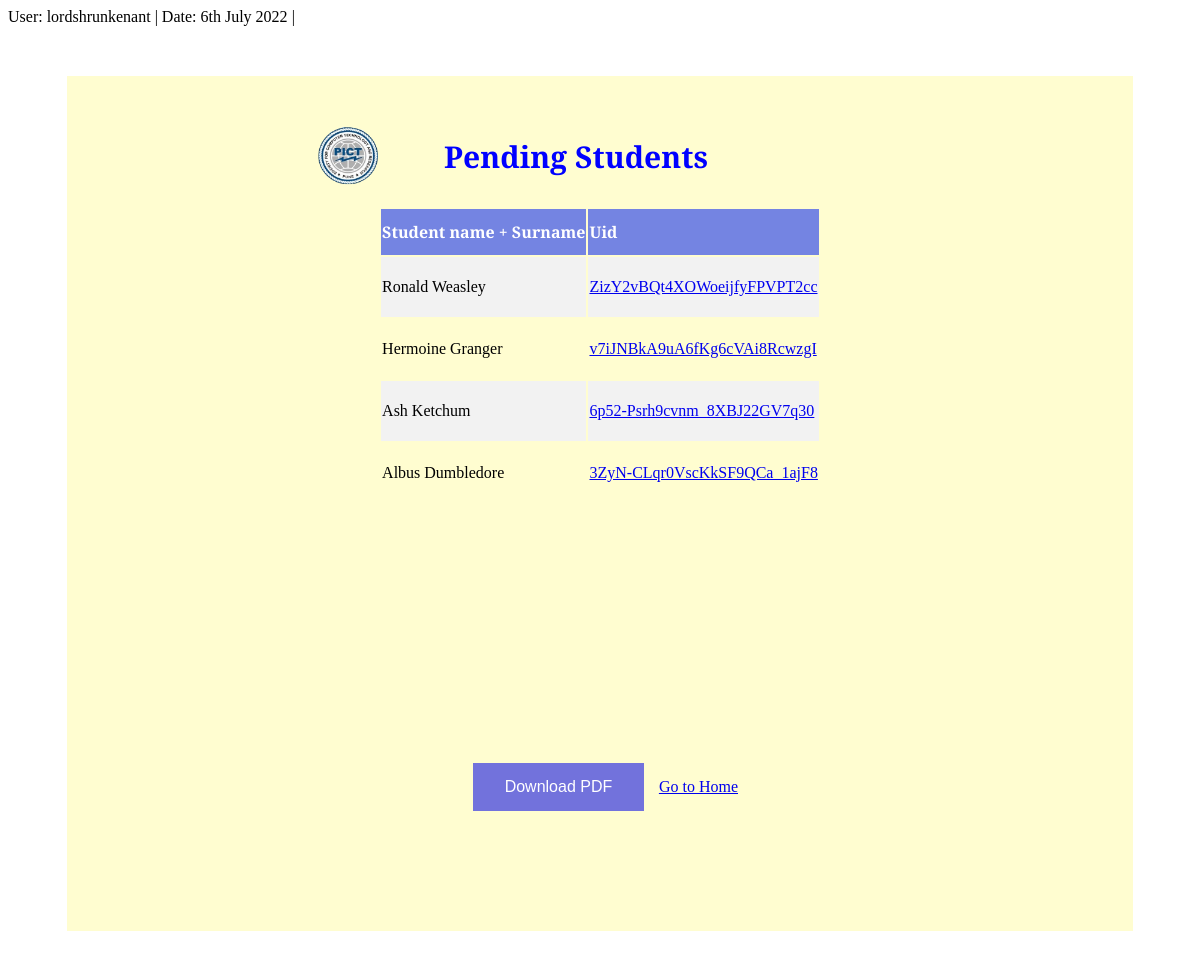
The page /basicform/showpending/ (signed in) on the database its author committed.
### basicform/models.py (models this page shows, shortened)
class Student(models.Model):
    def pkgen():
        key= b64encode(os.urandom(20))
        try:
            c=Student.objects.get(pk=key)
            return pkgen()
        except Student.DoesNotExist :
            return key
    id = models.CharField(primary_key=True,max_length=28,default=pkgen,unique=True)
    gender_list=[('M','male'),('F','female'),('O','other')]
    cap_choice_list=[(0,0),(1,1),(2,2),(3,3)]
    quota_list=[('institute','insti. lvl'),('pio','pio,J&K,J&kSSS'),('NEUT','NEUT'),('OCI','OCI'),('FN','FN'),('CIWC','CIWC'),('TFWS','TFWS'),('EWS','EWS'),('DEF','DEF')]
    state_list=[('MS','MS'),('OMS','OMS')]
    area_list=[('rural','rural'),('urban','urban')]
    board_list=[('MH','maharashtra'),('CBSE','CBSE'),('ICSE','ICSE'),('Other','Other')]
    branch_list=[('Computer','Computer'),('Data Science','Data Science'),('IT','IT'),('ENTC','ENTC')]
    yesno_list=[('Yes','Yes'),('No','No')]
    category_list=[('SC','SC'),('ST','ST'),('OBC','OBC'),('general','general'),('VJNT','VJNT')]
    first_name=models.CharField(max_length=200,default='o')
    middle_name=models.CharField(max_length=200,default='o')
    last_name=models.CharField(max_length=200,default='o')
    age=models.IntegerField(default=1)
    father_first_name=models.CharField(max_length=200,default='o')
    mother_first_name=models.CharField(max_length=200,default='o')
    father_email=models.EmailField(max_length=200,default='xyz@gmail.com')
    mother_email=models.EmailField(max_length=200,default='xyz@gmail.com')
    father_middle_name=models.CharField(blank=True, max_length=20)
    father_last_name=models.CharField(blank=True, max_length=20)
    mother_middle_name=models.CharField(blank=True, max_length=20)
    mother_last_name=models.CharField(blank=True, max_length=20)
    date_of_birth=models.CharField(max_length=100)
    place_of_birth=models.CharField(max_length=30,default='o')
    mobile_number=models.BigIntegerField(default=1)
    caste=models.CharField(max_length=20,default='o')
    Student_mobile=models.BigIntegerField(default=1)
    Tele_phone=models.BigIntegerField(default=1)
    Blood_group=models.CharField(max_length=3,default='o')
    permanent_address=models.CharField(max_length=200,default='urban')
    District=models.CharField(max_length=30,default='o')
    pin_code=models.IntegerField(default = 1)
    state=models.CharField(max_length=30,choices=state_list,default='MS')
    country=models.CharField(max_length=20,default='o')
    local_address=models.CharField(max_length=200,default='o')
    area=models.CharField(max_length=20,choices=area_list,default='o')
    gender=models.CharField(max_length=10,choices=gender_list,default='M')
    nationality=models.CharField(max_length=20,default='o')
    domicile=models.CharField(max_length=20,default='o')
    caste=models.CharField(max_length=20, default='o')
    subcaste=models.CharField(max_length=20, default='o')
    Religion=models.CharField(max_length=20, default='o')
    HSC_board_marks=models.FloatField(default = 1)
    college_name=models.CharField(max_length=200, default='o')
    college_address=models.CharField(max_length=200, default='o')
    passing_year=models.CharField(max_length=100)
    Jee_main_percentile=models.FloatField(default = 1)
    Jee_adv_percentile=models.FloatField(default=1)
    MHTCET_percentile=models.FloatField(default = 1)
    category=models.CharField(max_length=20,choices=category_list, default='general')
    father_occupation=models.CharField(max_length=20,default='o')
    annual_income=models.IntegerField(default=1)
    academic_year=models.CharField(max_length=20,default='2021-22')
    cap_round=models.IntegerField(choices=cap_choice_list,default=1)
    quota=models.CharField(max_length=20,choices=quota_list,default='institute')
    branch=models.CharField(max_length=20,choices=branch_list,default='Computer')
    aadhar_no=models.IntegerField(default=55555)
    father_mobile=models.IntegerField( default=1)
    mother_mobile=models.IntegerField( default=1)
    email=models.EmailField(default='xyz@gmail.com')
    HSC_board=models.CharField(max_length=10,choices=board_list,default='MH')
    SSC_board=models.CharField(max_length=10,choices=board_list,default='MH')
    HSC_pcm=models.IntegerField(default=1)
    seat_type=models.CharField(max_length=100,default='o')
    first_attempt=models.CharField(max_length=3,choices=yesno_list,default='yes')
    other_info= models.CharField(blank=True,max_length=100)
    marksheet_name=models.CharField(blank=True,max_length=100)

### basicform/views.py (the view)
# urls.py: path('showpending/',ShowPending.as_view(),name='showpending'),
class ShowPending(ListView):
    model=Student

### basicform/templatetags/customtags.py (called while the page is built)
@register.filter(name='has_group')
def has_group(user, group_name):
    return user.groups.filter(name=group_name).exists()

### basicform/templates/basicform/student_list.html (shortened to what this page needs)
{%load static%}
{%load customtags%}
{%if request.user.is_authenticated %}
<link rel='stylesheet' href="{% static 'Base.css' %}">
<div class="name">User: {{user.get_username}} | Date: {% now "jS F Y " %} | {%if user|has_group:"Administrator"%}Adminstration{%elif user|has_group:"Data Entry"%}Data Entry{%endif%}</div>
<div class="home">
<span id="tablee">
  <div class="heading">
    <h3>Pending Students</h3>
    <img src="{% static 'PICT-Logo.png' %}">
  </div>
  <div class="tab">
        <table >
            <tr><th>Student name + Surname</th><th>Uid</th></tr>
        {% for student in object_list %}
            <tr>
                <td>{{student.first_name}} {{student.last_name}}</td>
                <td><a href="/basicform/misadmin" onclick="location.href=this.href+'/{{student.id}}';return false;">{{student.id}}</a></td>
            </tr>
        {% endfor %}
    </table>
  </div>
</span>
  <button onclick="demoFromHTML()">Download PDF</button>
  <a href="{%url 'index' %}">Go to Home</a>
</div>
{%else%}
<h2>Administrative permission needed</h2>
<a href="{%url 'login'%}">Login</a>
{%endif%}

### basicform/statics/Base.css (style rules this page uses)
.home { background-color: #FFFDD0; margin: 50px auto; padding: 110px 0; text-align: center; width: 90%; font-family: 'Arvo', serif; align-items: center; }
.heading { display:inline-block; }
.tab { overflow-y: scroll; width: fit-content; height: 545px; margin: auto; }
tr:nth-child(even) { background-color: #f2f2f2; }
th { padding-top: 12px; padding-bottom: 12px; text-align: left; background-color: #7484e2; color: white; }
button { background-color: #7272dc; border: none; color: white; padding: 15px 32px; text-align: center; text-decoration: none; font-size: 16px; margin:1%; cursor: pointer; }
img { width: 60; margin: -60px 30px; position: absolute; float: left; }
h3 { color: blue; width: 50%; margin: -50px 180px 30px; font-size: 30px; float: right; }

### basicform/templates/basicform/student_list.html (style rules this page uses)
td { height: 60px; }
img { width: 60; margin: -60px 30px; float: left; }
h3 { color: blue; width: 50%; margin: -50px 180px 30px; font-size: 30px; float: right; }

### rows shown on the page
Student: first_name "Ronald", last_name "Weasley", id "ZizY2vBQt4XOWoeijfyFPVPT2cc"
Student: first_name "Hermoine", last_name "Granger", id "v7iJNBkA9uA6fKg6cVAi8RcwzgI"
Student: first_name "Ash", last_name "Ketchum", id "6p52-Psrh9cvnm_8XBJ22GV7q30"
Student: first_name "Albus", last_name "Dumbledore", id "3ZyN-CLqr0VscKkSF9QCa_1ajF8"

### other values the page prints
{{ user.get_username }} "lordshrunkenant"
